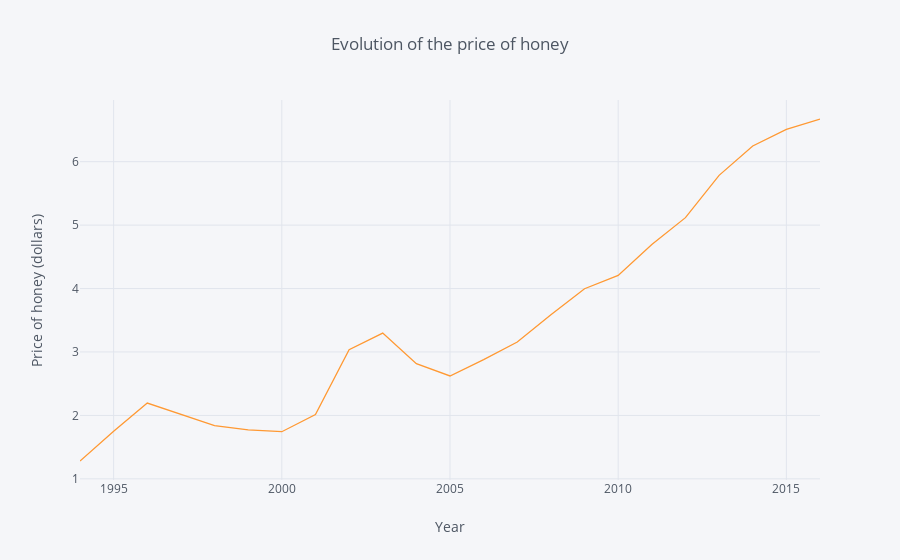

The notebook cell this image was saved under:
### Markdown cell above
### Evolution of the price of honey

### Code cell
evo_price = data.groupby("year", as_index=False).agg({'priceperkg':'mean'})
evo_price.iplot(kind='line', x='year', xTitle='Year', color='orange',
           yTitle='Price of honey (dollars)', title='Evolution of the price of honey')

### Figure 1 — Plotly figure (JSON) as saved in the notebook; plotly's stock layout.template omitted (floating-point values rounded to 4 significant figures)
{"data": [{"line": {"color": "rgba(255, 153, 51, 1.0)", "dash": "solid", "shape": "linear", "width": 1.3}, "mode": "lines", "name": "priceperkg", "text": "", "type": "scatter", "uid": "39325d14-a06d-4227-b3e4-2f2dba543ae9", "x": [1994, 1995, 1996, 1997, 1998, 1999, 2000, 2001, 2002, 2003, 2004, 2005, 2006, 2007, 2008, 2009, 2010, 2011, 2012, 2013, 2014, 2015, 2016], "y": [1.281, 1.751, 2.195, 2.016, 1.839, 1.773, 1.743, 2.012, 3.037, 3.298, 2.815, 2.622, 2.879, 3.156, 3.586, 3.998, 4.206, 4.694, 5.118, 5.785, 6.248, 6.509, 6.673]}], "layout": {"legend": {"bgcolor": "#F5F6F9", "font": {"color": "#4D5663"}}, "paper_bgcolor": "#F5F6F9", "plot_bgcolor": "#F5F6F9", "title": {"font": {"color": "#4D5663"}, "text": "Evolution of the price of honey"}, "xaxis": {"gridcolor": "#E1E5ED", "showgrid": true, "tickfont": {"color": "#4D5663"}, "title": {"font": {"color": "#4D5663"}, "text": "Year"}, "zerolinecolor": "#E1E5ED"}, "yaxis": {"gridcolor": "#E1E5ED", "showgrid": true, "tickfont": {"color": "#4D5663"}, "title": {"font": {"color": "#4D5663"}, "text": "Price of honey (dollars)"}, "zerolinecolor": "#E1E5ED"}}}
